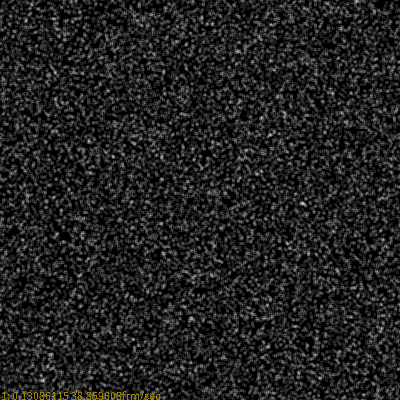
Frame 1 (no input)
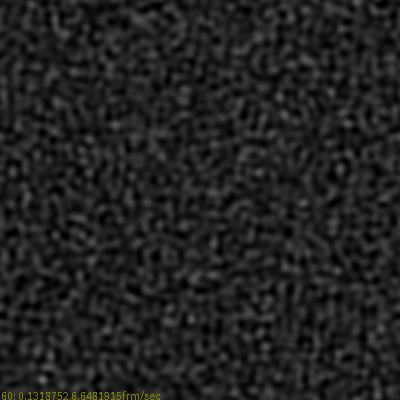
Frame 60 (the mouse pressed at the canvas centre just before this capture)
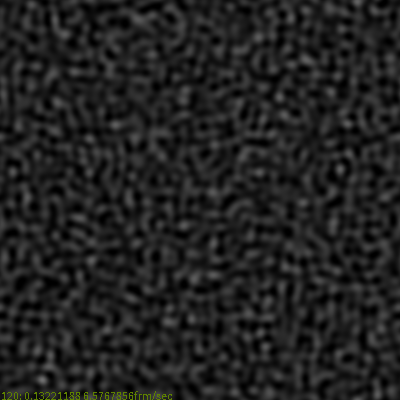
Frame 120 (the mouse held since frame 60 and released just before this capture)

The Processing sketch that drew these frames (run headless with seeded random() and noise(); from frame 60 on, the mouse is pressed at the canvas centre):

// Processing sketch: Pattern04
// ── Pattern04.pde
/// Simple floating point based cellular automaton.

int SIDE=400; //< ???
float[][] cstates=new float[SIDE][SIDE]; //< Current states of cells
float[][] nstates=new float[SIDE][SIDE]; //< New states of cells
float DENS=0.125; //0.5;

//Weights depending on the neighbor's distance
float WeightDist3=-0.33333;//-0.4; //-0.2;
float WeightDist2=0.1;//-0.1; //-0.05;
float WeightDist1=6.15554666666667;//6.68888888888889;//1.0; //6.06666666666667;
float WeightSum=9*WeightDist1+16*WeightDist2+24*WeightDist3; //<  Used offten!

//Statistic
float average=0;

void settings() ///< ???
{
  size(SIDE, SIDE);
  noSmooth();
}

void initialiseDens() ///< ???
{
  for (int i=0; i<SIDE; i++)
    for (int j=0; j<SIDE; j++)
      if (random(1.0)<DENS)
        cstates[i][j]=1.0;
      else
        cstates[i][j]=0.0;
}

void initialiseLine() //Alternative initialisation
{
  for (int i=0; i<SIDE; i++)
    for (int j=0; j<SIDE; j++)
      if (j==SIDE/2)
        cstates[i][j]=1.0;
      else
        cstates[i][j]=0.0;
}

void visualise() ///< ???
{
  double sum=0; //More precise
  for (int i=0; i<SIDE; i++)
    for (int j=0; j<SIDE; j++)
    {
      float value=cstates[i][j];
      sum+=value;
      
      if(0.<=value && value<=1.)
        stroke(value*255);
      else if(value<0.)
        stroke(255,0,0);
      else
        stroke(0,255,255);
        
      point(i,j);  
    }
    
  average=(float)sum/(SIDE*SIDE); //with limited precision of the result
}

void newStates() ///< ???
{
  for (int i=0; i<SIDE; i++)
    for (int j=0; j<SIDE; j++)
    {
      float sum=0;
      for(int k=-3;k<=3;k++)
       for(int l=-3;l<=3;l++)
       {
         int a=(i+k+SIDE)%SIDE;
         int b=(j+l+SIDE)%SIDE;
         
         float w=WeightDist1;
         
         //when any neighborhood coordinate is distant by 3.
         if(k==-3 || k==3 || l==-3 || l==3)
           w=WeightDist3;
         else if(k==-2 || k==2 || l==-2 || l==2) // and if not at 3, then at 2
           w=WeightDist2;
           
         sum+=cstates[a][b]*w;
       }
       
       sum/=WeightSum;
       
       if(0.<=sum && sum<=1.)
         nstates[i][j]=sum;
       else if(sum<0) 
         nstates[i][j]=0.;
       else
         nstates[i][j]=1.;
       
    }
   
   float[][] tmp=cstates;
   cstates=nstates;
   nstates=tmp;
}

void setup() ///< ???
{
  if(DENS>0) //selection of initialization method
    initialiseDens();
  else
    initialiseLine();
  visualise();
  frameRate(100); // wishful thinking :-D
}

void draw() ///< ???
{
  newStates();
  visualise();
  fill(64+random(128),128,0);
  text(frameCount+": "+average+" "+frameRate+"frm/sec",1,height); // here we have the actual speed.
}

/// @date 2026-10-16 (modification)
